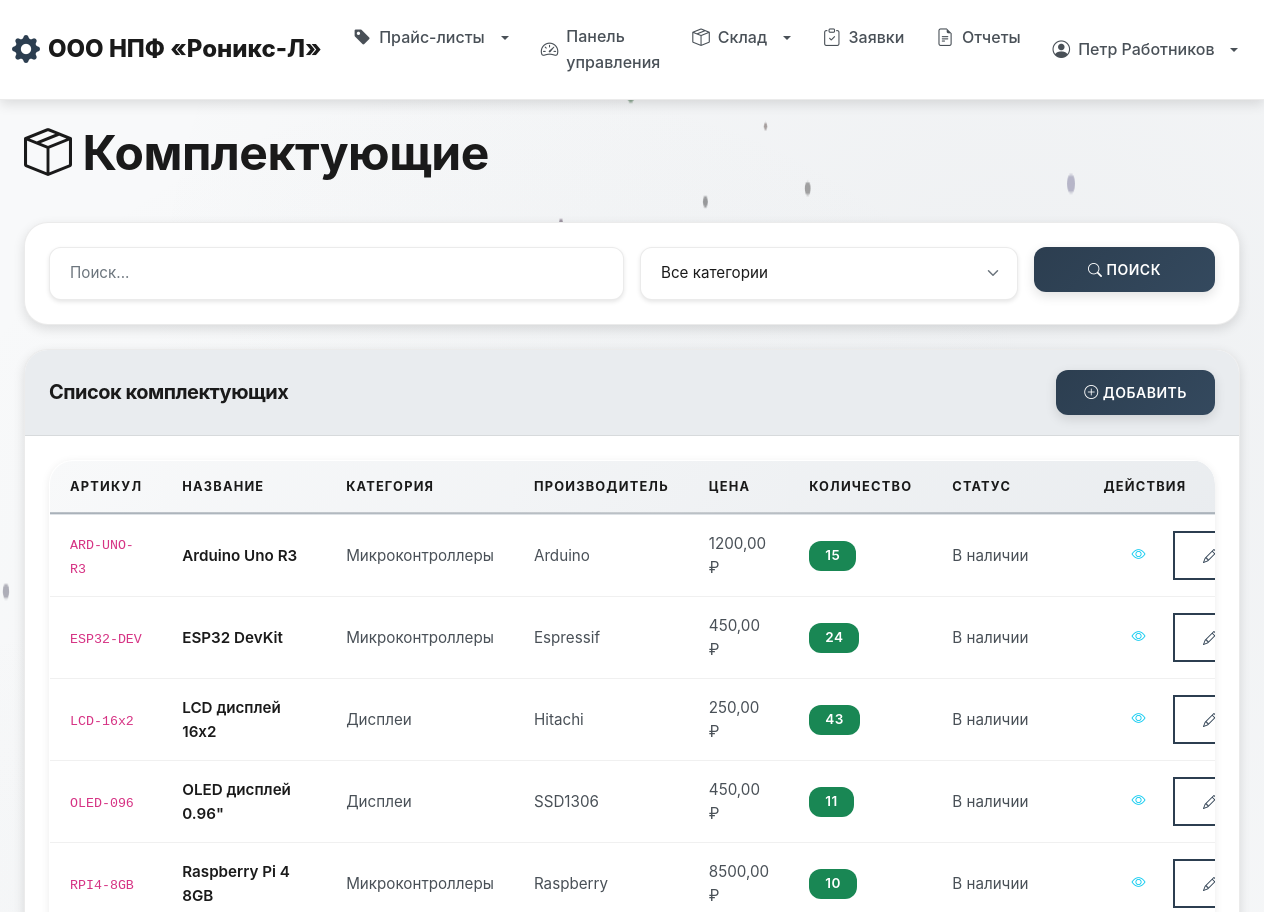
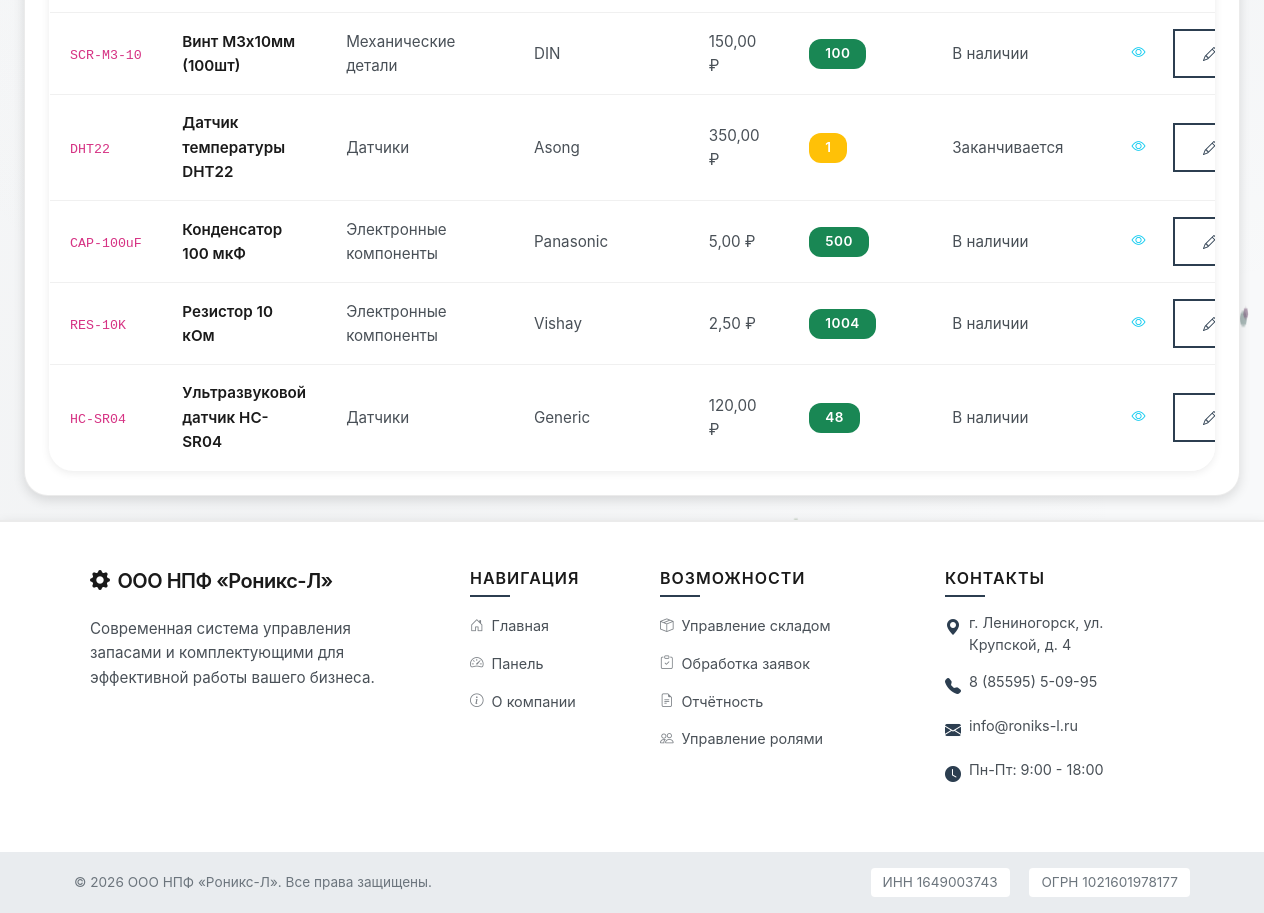
/inventory/components/ (signed in), run on the app's committed database (2 pictures, top to bottom).
### users/models.py (models this page shows, shortened)
class User(AbstractUser):
    ROLE_CHOICES = [
        ('client', 'Клиент'),
        ('worker', 'Работник сервисного центра'),
    ]
    role = models.CharField(
        'Роль',
        max_length=20,
        choices=ROLE_CHOICES,
        default='client'
    )
    phone = models.CharField('Телефон', max_length=20, blank=True)
    address = models.TextField('Адрес', blank=True)
    created_at = models.DateTimeField('Дата регистрации', auto_now_add=True)
    updated_at = models.DateTimeField('Дата обновления', auto_now=True)
    class Meta:
        verbose_name = 'Пользователь'
        verbose_name_plural = 'Пользователи'
        ordering = ['-created_at']
    @property
    def is_worker(self):
        return self.role == 'worker'

### inventory/models.py (models this page shows, shortened)
class Component(models.Model):
    name = models.CharField('Название', max_length=200)
    category = models.ForeignKey(
        Category,
        on_delete=models.CASCADE,
        related_name='components',
        verbose_name='Категория'
    )
    description = models.TextField('Описание', blank=True)
    article_number = models.CharField('Артикул', max_length=100, unique=True)
    manufacturer = models.CharField('Производитель', max_length=200, blank=True)
    price = models.DecimalField(
        'Цена',
        max_digits=10,
        decimal_places=2,
        validators=[MinValueValidator(Decimal('0.01'))]
    )
    quantity = models.PositiveIntegerField('Количество на складе', default=0)
    min_quantity = models.PositiveIntegerField('Минимальное количество', default=5)
    image = models.ImageField('Изображение', upload_to='components/', blank=True, null=True)
    created_at = models.DateTimeField('Дата добавления', auto_now_add=True)
    updated_at = models.DateTimeField('Дата обновления', auto_now=True)
    class Meta:
        verbose_name = 'Комплектующая'
        verbose_name_plural = 'Комплектующие'
        ordering = ['name']
    @property
    def is_low_stock(self):
        return self.quantity <= self.min_quantity
    @property
    def stock_status(self):
        if self.quantity == 0:
            return 'Отсутствует'
        elif self.is_low_stock:
            return 'Заканчивается'
        else:
            return 'В наличии'

class Category(models.Model):
    name = models.CharField('Название', max_length=200)
    description = models.TextField('Описание', blank=True)
    created_at = models.DateTimeField('Дата создания', auto_now_add=True)
    class Meta:
        verbose_name = 'Категория'
        verbose_name_plural = 'Категории'
        ordering = ['name']

### inventory/views.py (the view)
# urls.py: path('components/', views.component_list, name='component_list'),
@login_required
def component_list(request):
    if not (request.user.is_worker or request.user.is_superuser):
        messages.error(request, 'У вас нет доступа к инвентарю. Используйте прайс-лист для просмотра товаров.')
        return redirect('inventory:price_list')
    components = Component.objects.select_related('category').all()
    search = request.GET.get('search', '')
    if search:
        components = components.filter(
            Q(name__icontains=search) |
            Q(article_number__icontains=search) |
            Q(manufacturer__icontains=search)
        )
    category_id = request.GET.get('category')
    if category_id:
        components = components.filter(category_id=category_id)
    categories = Category.objects.all()
    context = {
        'components': components,
        'categories': categories,
        'search': search,
    }
    return render(request, 'inventory/component_list.html', context)

### templates/inventory/component_list.html (shortened to what this page needs)
{% extends 'base.html' %}
{% block content %}
<div class="container-fluid">
    <div class="row mb-4">
        <div class="col-12">
            <h1 class="display-5 fw-bold">
                <i class="bi bi-box-seam"></i> Комплектующие
            </h1>
        </div>
    </div>
    <div class="card mb-4">
        <div class="card-body">
            <form method="get" class="row g-3">
                <div class="col-md-6">
                    <input type="text" name="search" class="form-control" placeholder="Поиск..." value="{{ search }}">
                </div>
                <div class="col-md-4">
                    <select name="category" class="form-select">
                        <option value="">Все категории</option>
                    </select>
                </div>
                <div class="col-md-2">
                    <button type="submit" class="btn btn-primary w-100">
                        <i class="bi bi-search"></i> Поиск
                    </button>
                </div>
            </form>
        </div>
    </div>
    <div class="card">
        <div class="card-header d-flex justify-content-between align-items-center">
            <h5 class="mb-0">Список комплектующих</h5>
            {% if user.is_worker or user.is_superuser %}
                <a href="{% url 'inventory:component_create' %}" class="btn btn-primary">
                    <i class="bi bi-plus-circle"></i> Добавить
                </a>
            {% endif %}
        </div>
        <div class="card-body">
            <div class="table-responsive">
                <table class="table table-hover">
                    <thead>
                        <tr>
                            <th>Артикул</th>
                            <th>Название</th>
                            <th>Категория</th>
                            <th>Производитель</th>
                            <th>Цена</th>
                            <th>Количество</th>
                            <th>Статус</th>
                            <th>Действия</th>
                        </tr>
                    </thead>
                    <tbody>
                        {% for component in components %}
                            <tr>
                                <td><code>{{ component.article_number }}</code></td>
                                <td><strong>{{ component.name }}</strong></td>
                                <td>{{ component.category.name }}</td>
                                <td>{{ component.manufacturer|default:"—" }}</td>
                                <td>{{ component.price }} ₽</td>
                                <td>
                                    <span class="badge {% if component.quantity == 0 %}bg-danger{% elif component.is_low_stock %}bg-warning{% else %}bg-success{% endif %}">
                                        {{ component.quantity }}
                                    </span>
                                </td>
                                <td>{{ component.stock_status }}</td>
                                <td>
                                    <div class="btn-group btn-group-sm">
                                        <a href="{% url 'inventory:component_detail' component.pk %}" class="btn btn-outline-info">
                                            <i class="bi bi-eye"></i>
                                        </a>
                                        {% if user.is_worker or user.is_superuser %}
                                            <a href="{% url 'inventory:component_edit' component.pk %}" class="btn btn-outline-primary">
                                                <i class="bi bi-pencil"></i>
                                            </a>
                                        {% endif %}
                                    </div>
                                </td>
                            </tr>
                        {% empty %}
                            <tr>
                                <td colspan="8" class="text-center text-muted">Нет комплектующих</td>
                            </tr>
                        {% endfor %}
                    </tbody>
                </table>
            </div>
        </div>
    </div>
</div>
{% endblock %}

### templates/base.html (shortened to what this page needs)
<!DOCTYPE html>
<html lang="ru">
<head>
    <link href="https://cdn.jsdelivr.net/npm/bootstrap@5.3.0/dist/css/bootstrap.min.css" rel="stylesheet">
    <link rel="stylesheet" href="https://cdn.jsdelivr.net/npm/bootstrap-icons@1.11.0/font/bootstrap-icons.css">
    {% load static %}
    <link rel="stylesheet" href="{% static 'css/style.css' %}">
</head>
<body class="d-flex flex-column min-vh-100">
    <nav class="navbar navbar-expand-lg navbar-light sticky-top">
        <div class="container-fluid">
            <a class="navbar-brand company-logo" href="{% url 'core:home' %}">
                <i class="bi bi-gear-fill"></i> ООО НПФ «Роникс-Л»
            </a>
            <div class="collapse navbar-collapse" id="navbarNav">
                <ul class="navbar-nav me-auto">
                    <li class="nav-item dropdown">
                        <a class="nav-link dropdown-toggle" href="#" role="button" data-bs-toggle="dropdown">
                            <i class="bi bi-tag-fill"></i> Прайс-листы
                        </a>
                    </li>
                    {% if user.is_authenticated %}
                        <li class="nav-item">
                            <a class="nav-link" href="{% url 'core:dashboard' %}">
                                <i class="bi bi-speedometer2"></i> Панель управления
                            </a>
                        </li>
                        {% if user.is_worker or user.is_superuser %}
                            <li class="nav-item dropdown">
                                <a class="nav-link dropdown-toggle" href="#" role="button" data-bs-toggle="dropdown">
                                    <i class="bi bi-box-seam"></i> Склад
                                </a>
                            </li>
                        {% endif %}
                        <li class="nav-item">
                            <a class="nav-link" href="{% url 'orders:order_list' %}">
                                <i class="bi bi-clipboard-check"></i> Заявки
                            </a>
                        </li>
                        {% if user.is_worker or user.is_superuser %}
                            <li class="nav-item">
                                <a class="nav-link" href="{% url 'reports:home' %}">
                                    <i class="bi bi-file-earmark-text"></i> Отчеты
                                </a>
                            </li>
                        {% endif %}
                    {% endif %}
                </ul>
                <ul class="navbar-nav ms-auto">
                    {% if user.is_authenticated %}
                        <li class="nav-item dropdown">
                            <a class="nav-link dropdown-toggle" href="#" role="button" data-bs-toggle="dropdown">
                                <i class="bi bi-person-circle"></i> {{ user.get_full_name|default:user.username }}
                            </a>
                        </li>
                    {% endif %}
                </ul>
            </div>
        </div>
    </nav>
    <main class="container-fluid py-4 flex-grow-1">
        {% block content %}{% endblock %}
    </main>
    <footer class="footer-modern mt-auto">
        <div class="footer-top py-5">
            <div class="container">
                <div class="row g-4">
                    <div class="col-lg-4 col-md-6">
                        <div class="footer-section">
                            <h5 class="footer-title mb-4">
                                <i class="bi bi-gear-fill me-2"></i>ООО НПФ «Роникс-Л»
                            </h5>
                            <p class="footer-text mb-3">
                                Современная система управления запасами и комплектующими для эффективной работы вашего бизнеса.
                            </p>
                        </div>
                    </div>
                    <div class="col-lg-2 col-md-6">
                        <div class="footer-section">
                            <h6 class="footer-subtitle mb-3">Навигация</h6>
                            <ul class="footer-links">
                                <li><a href="{% url 'core:home' %}"><i class="bi bi-house-door me-2"></i>Главная</a></li>
                                {% if user.is_authenticated %}
                                <li><a href="{% url 'core:dashboard' %}"><i class="bi bi-speedometer2 me-2"></i>Панель</a></li>
                                {% endif %}
                                <li><a href="{% url 'core:about' %}"><i class="bi bi-info-circle me-2"></i>О компании</a></li>
                            </ul>
                        </div>
                    </div>
                    <div class="col-lg-3 col-md-6">
                        <div class="footer-section">
                            <h6 class="footer-subtitle mb-3">Возможности</h6>
                            <ul class="footer-links">
                                <li><a href="#"><i class="bi bi-box-seam me-2"></i>Управление складом</a></li>
                                <li><a href="#"><i class="bi bi-clipboard-check me-2"></i>Обработка заявок</a></li>
                                <li><a href="#"><i class="bi bi-file-earmark-text me-2"></i>Отчётность</a></li>
                                <li><a href="#"><i class="bi bi-people me-2"></i>Управление ролями</a></li>
                            </ul>
                        </div>
                    </div>
                    <div class="col-lg-3 col-md-6">
                        <div class="footer-section">
                            <h6 class="footer-subtitle mb-3">Контакты</h6>
                            <ul class="footer-contacts">
                                <li>
                                    <i class="bi bi-geo-alt-fill me-2"></i>
                                    <span>г. Лениногорск, ул. Крупской, д. 4</span>
                                </li>
                                <li>
                                    <i class="bi bi-telephone-fill me-2"></i>
                                    <span>8 (85595) 5-09-95</span>
                                </li>
                                <li>
                                    <i class="bi bi-envelope-fill me-2"></i>
                                    <span>info@roniks-l.ru</span>
                                </li>
                                <li>
                                    <i class="bi bi-clock-fill me-2"></i>
                                    <span>Пн-Пт: 9:00 - 18:00</span>
                                </li>
                            </ul>
                        </div>
                    </div>
                </div>
            </div>
        </div>
        <div class="footer-bottom py-3">
            <div class="container">
                <div class="row align-items-center">
                    <div class="col-md-6 text-center text-md-start mb-2 mb-md-0">
                        <p class="footer-copyright mb-0">
                            &copy; 2026 ООО НПФ «Роникс-Л». Все права защищены.
                        </p>
                    </div>
                    <div class="col-md-6 text-center text-md-end">
                        <p class="footer-legal mb-0">
                            <span class="me-3">ИНН 1649003743</span>
                            <span>ОГРН 1021601978177</span>
                        </p>
                    </div>
                </div>
            </div>
        </div>
    </footer>
</body>
</html>

### data on the page
User: get_full_name "Петр Работников"
Component: article_number "ARD-UNO-R3", name "Arduino Uno R3", category.name "Микроконтроллеры", manufacturer "Arduino", price "1200,00", quantity "15", stock_status "В наличии"
Component: article_number "ESP32-DEV", name "ESP32 DevKit", category.name "Микроконтроллеры", manufacturer "Espressif", price "450,00", quantity "24", stock_status "В наличии"
Component: article_number "LCD-16x2", name "LCD дисплей 16x2", category.name "Дисплеи", manufacturer "Hitachi", price "250,00", quantity "43", stock_status "В наличии"
Component: article_number "OLED-096", name "OLED дисплей 0.96\"", category.name "Дисплеи", manufacturer "SSD1306", price "450,00", quantity "11", stock_status "В наличии"
Component: article_number "RPI4-8GB", name "Raspberry Pi 4 8GB", category.name "Микроконтроллеры", manufacturer "Raspberry", price "8500,00", quantity "10", stock_status "В наличии"
Component: article_number "SCR-M3-10", name "Винт M3x10мм (100шт)", category.name "Механические детали", manufacturer "DIN", price "150,00", quantity "100", stock_status "В наличии"
Component: article_number "DHT22", name "Датчик температуры DHT22", category.name "Датчики", manufacturer "Asong", price "350,00", quantity "1", stock_status "Заканчивается"
Component: article_number "CAP-100uF", name "Конденсатор 100 мкФ", category.name "Электронные компоненты", manufacturer "Panasonic", price "5,00", quantity "500", stock_status "В наличии"
Component: article_number "RES-10K", name "Резистор 10 кОм", category.name "Электронные компоненты", manufacturer "Vishay", price "2,50", quantity "1004", stock_status "В наличии"
Component: article_number "HC-SR04", name "Ультразвуковой датчик HC-SR04", category.name "Датчики", manufacturer "Generic", price "120,00", quantity "48", stock_status "В наличии"
